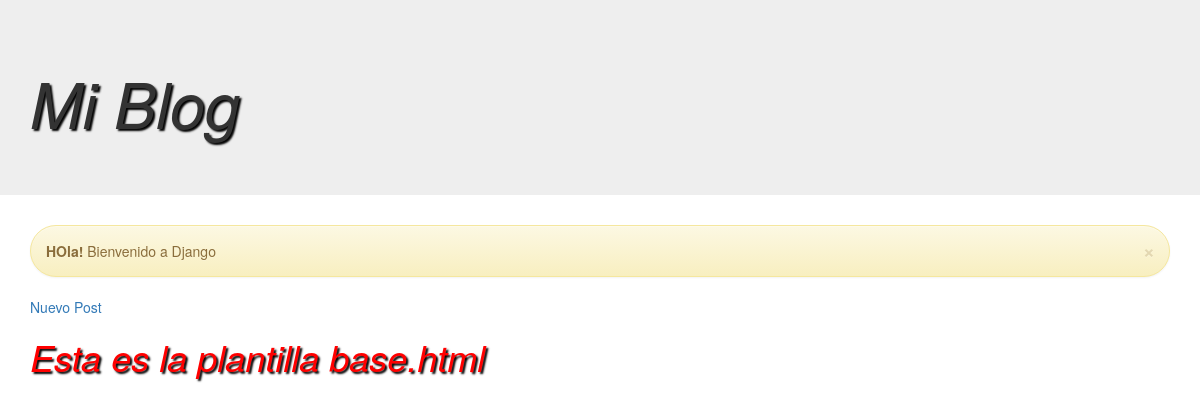
The app's page /, older data.
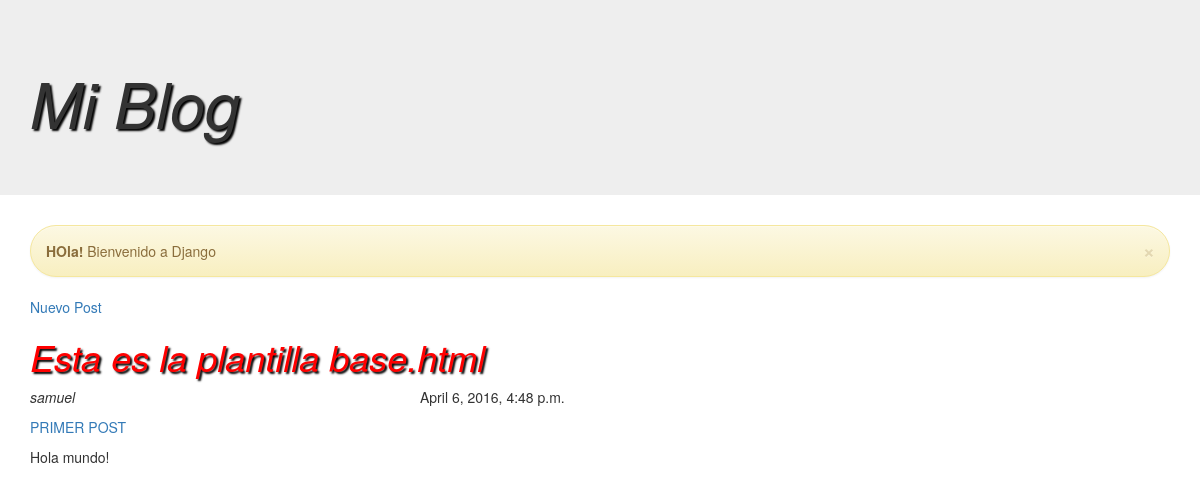
The same page, newer data.
### blog/models.py (models this page shows, shortened)
class Post(models.Model):
    author = models.ForeignKey('auth.User')
    title = models.CharField(max_length=200)
    text = models.TextField()
    create_date = models.DateTimeField(
            default=timezone.now)
    published_date = models.DateTimeField(
            blank=True, null=True)

### blog/views.py (the view)
# urls.py: url(r'^$', views.post_list),
def post_list(request):
    posts = Post.objects.filter(published_date__lte=timezone.now()).order_by('published_date')
    return render(request, 'blog/post_list.html', {"posts" : posts})

### blog/templates/blog/post_list.html
{% extends 'blog/base.html' %}
{% block content %}
        {% for post in posts %}
        	<div class="row">
        		<div class="col-md-4">
	        	<p><i>{{ post.author }}</i></p>
	        	<p><a href="{% url 'post_detail' pk=post.pk %}">{{ post.title|upper }}</a></p>
	        	<p>{{ post.text }}</p>
	        	</div>
	        	<div class="col-md-8">
	        	<p>{{ post.create_date }}</p>
	        	</div>
        	</div>
    	{% endfor %}
  {% endblock %}

Row changes from the older to the newer data that the page shows:
now on this page (row edited): Post: author "samuel", title "PRIMER POST", text "Hola mundo!", create_date "April 6, 2016, 4:48 p.m."
